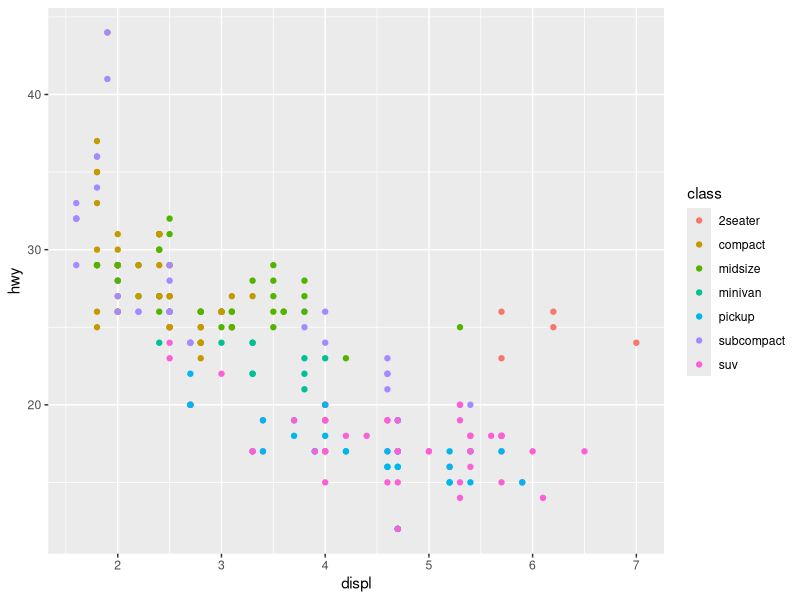
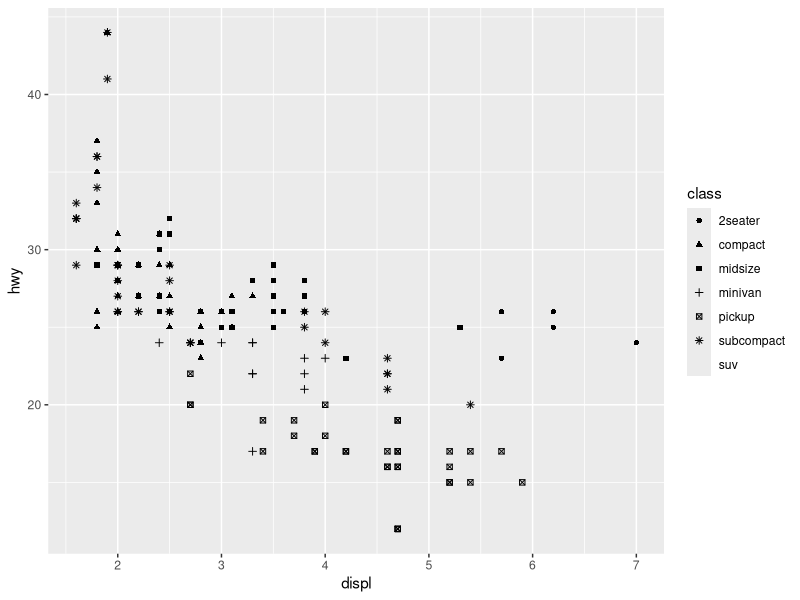
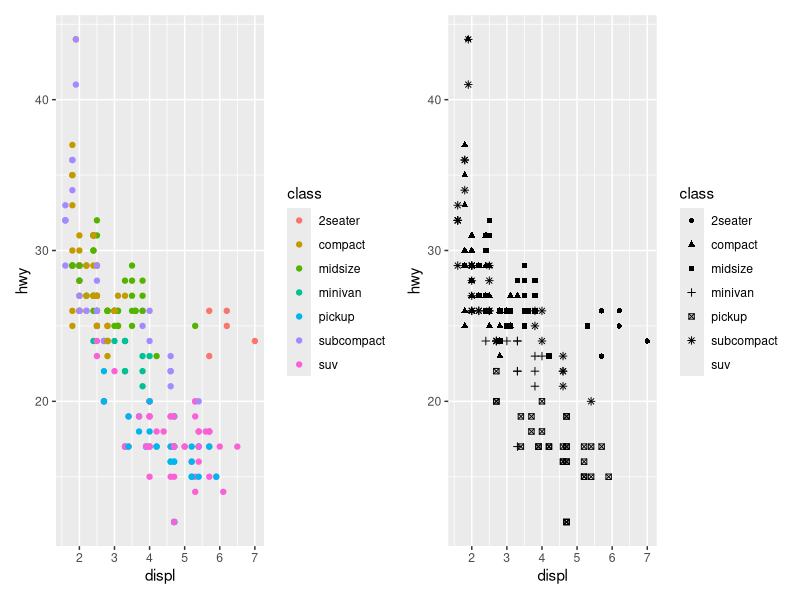
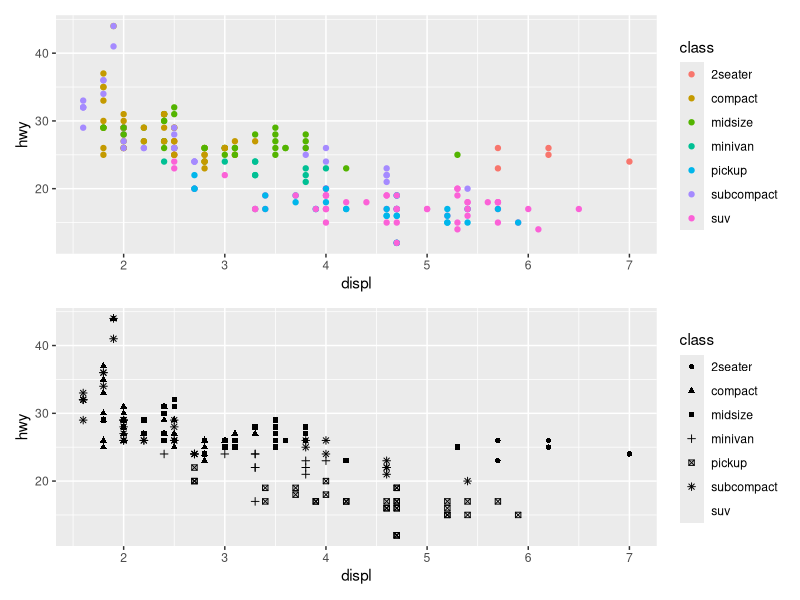
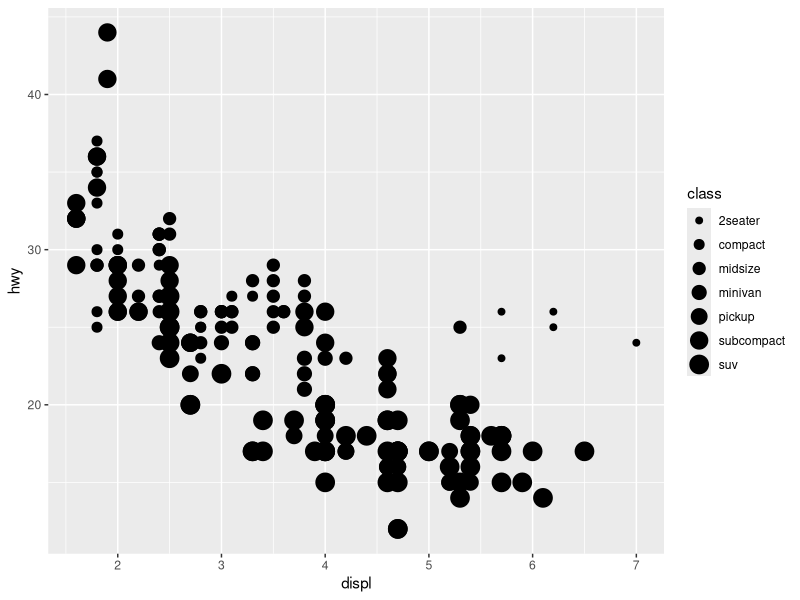
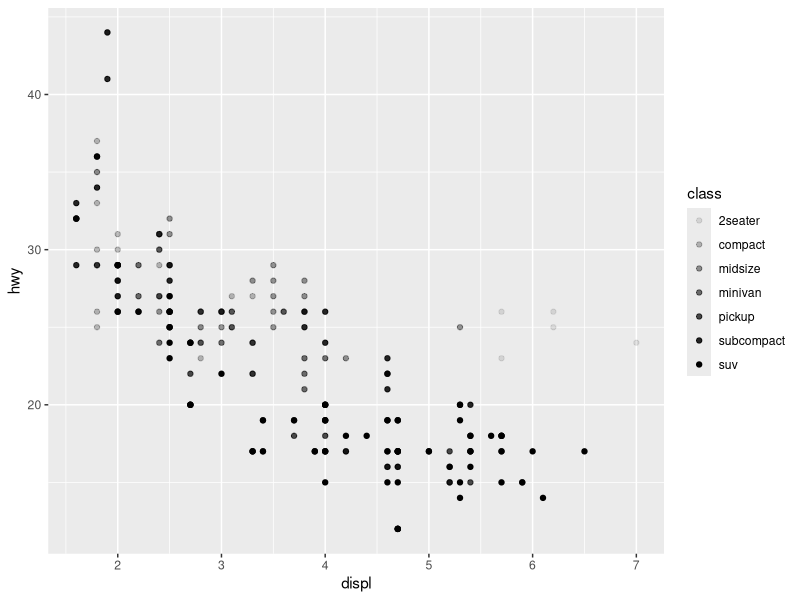
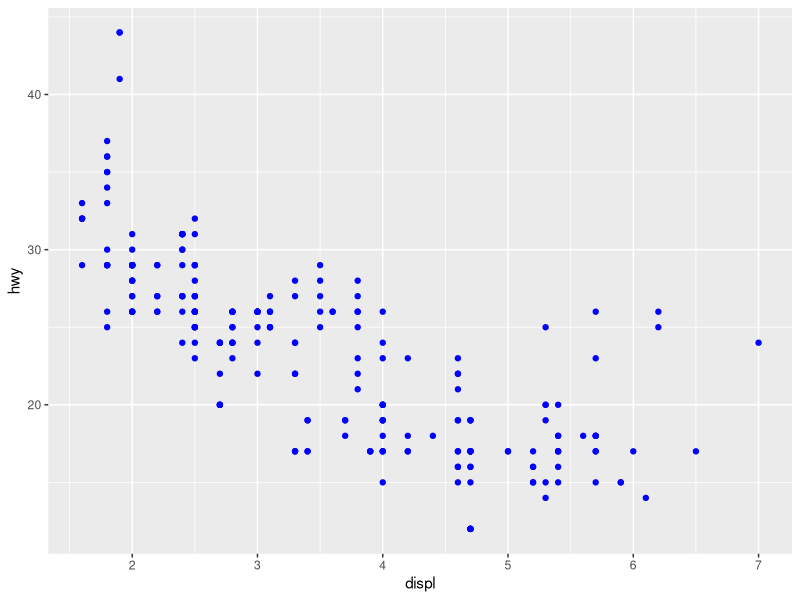
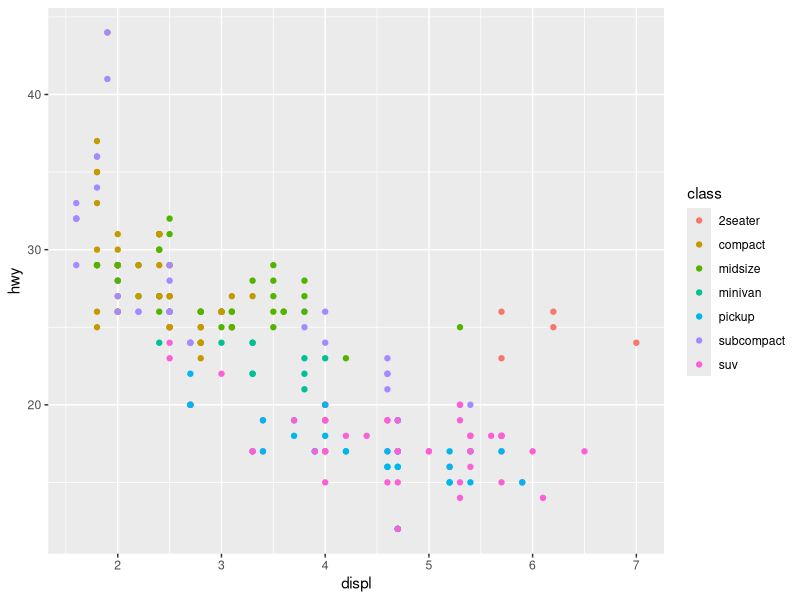

Source code (R) for these figures, in order:
## ---- chunk 1
library(tidyverse)           # for ggplot2 and mpg
library(patchwork)           # for combining plots
library(scales)              # for axis formatting
## ---- chunk 2
?mpg
names(mpg)
## ---- chunk 3
# Mapping class to color works well
ggplot(mpg, aes(x = displ, y = hwy, color = class)) +
  geom_point()
## ---- chunk 4
# Mapping class to shape produces warnings
ggplot(mpg, aes(x = displ, y = hwy, shape = class)) +
  geom_point()
## ---- chunk 5
# Save plots to variables
p1 <- ggplot(mpg, aes(x = displ, y = hwy, color = class)) +
  geom_point()

p2 <- ggplot(mpg, aes(x = displ, y = hwy, shape = class)) +
  geom_point()

# Combine side-by-side with +
p1 + p2
## ---- chunk 6
# Stack plots vertically
p1 / p2
## ---- chunk 7
# class mapped to size
ggplot(mpg, aes(x = displ, y = hwy, size = class)) +
  geom_point() 
## ---- chunk 8
# class mapped to alpha
ggplot(mpg, aes(x = displ, y = hwy, alpha = class)) +
  geom_point() 
## ---- chunk 9
ggplot(mpg, aes(x = displ, y = hwy)) + 
  geom_point(color = "blue") 
## ---- chunk 10
ggplot(mpg, aes(x = displ, y = hwy, color = class)) +
  geom_point()
## ---- chunk 11
shapes <- tibble(
  shape = c(0, 1, 2, 5, 3, 4, 6:19, 20, 21, 22, 23, 24),
  x = (0:24 %/% 5) / 2,
  y = (-(0:24 %% 5)) / 4
)

ggplot(shapes, aes(x, y)) + 
  geom_point(aes(shape = shape), size = 5, fill = "red") +
  geom_text(aes(label = shape), hjust = 0, nudge_x = 0.15) +
  scale_shape_identity() +
  expand_limits(x = 4.1) +
  scale_x_continuous(NULL, breaks = NULL) + 
  scale_y_continuous(NULL, breaks = NULL, limits = c(-1.2, 0.2)) + 
  theme_minimal() +
  theme(aspect.ratio = 1/2.75)
## ---- chunk 12
# color varies by class (class is a column in mpg)
ggplot(mpg, aes(x = displ, y = hwy, color = class)) +
  geom_point()
## ---- chunk 13
# all points are pink
ggplot(mpg, aes(x = displ, y = hwy)) +
  geom_point(color = "pink", size = 3)
## ---- chunk 14
ggplot(mpg, aes(x = hwy, y = displ)) +
  geom_point(color = "pink", shape = 24, size = 3, fill = "pink")
## ---- chunk 15
# Stroke controls the width of the edge/border for the shapes (21-25)
# that have a fill aesthetic.

ggplot(mpg, aes(x = hwy, y = displ)) +
  geom_point(color = "black", shape = 24, size = 3, fill = "pink", stroke=5)
## ---- chunk 16
ggplot(mpg) + 
  geom_point(aes(x = displ, y = hwy, color = "blue"))
## ---- chunk 17
# Correct: color is a constant, so it goes outside aes()
ggplot(mpg) + 
  geom_point(aes(x = displ, y = hwy), color = "blue")
## ---- chunk 18
# Correct: class is from data, so it goes inside aes()
ggplot(mpg, aes(x = displ, y = hwy)) +
  geom_point(aes(color = class), size = 3)
## ---- chunk 19
ggplot(mpg) + geom_point(aes(x = displ, y = hwy))
## ---- chunk 20
# It creates a logical variable with values `TRUE` and `FALSE` 
# for cars with displacement values below and above 5. 

# Notice color is inside aes() because we're creating a variable
# from the data (the result of displ < 5).

ggplot(mpg) + 
  geom_point(aes(x = displ, y = hwy, color = displ < 5)) 
## ---- chunk 21
# Scatterplot
ggplot(mpg, aes(x = displ, y = hwy)) +  
  geom_point() 
## ---- chunk 22
# Smooth line
ggplot(mpg, aes(x = displ, y = hwy)) + 
  geom_smooth()
## ---- chunk 23
# Shape doesn't work with geom_smooth - no legend appears
ggplot(mpg, aes(x = displ, y = hwy, shape = drv)) + 
  geom_smooth()
## ---- chunk 24
# Linetype DOES work with geom_smooth
ggplot(mpg, aes(x = displ, y = hwy, linetype = drv)) + 
  geom_smooth()
## ---- chunk 25
ggplot(mpg, aes(x = displ, y = hwy, color = drv)) +
  geom_point() + 
  geom_smooth(aes(linetype = drv))
## ---- chunk 26
ggplot(mpg, aes(x = displ, y = hwy)) +
  geom_point() +
  geom_point(
   data  = mpg |> filter(class == '2seater'),
    color = "red",
    size = 3
  )
## ---- chunk 27
# Histogram shows distribution
ggplot(mpg, aes(x = hwy)) + 
  geom_histogram(binwidth = 2)
## ---- chunk 28
# Density plot shows smooth distribution
ggplot(mpg, aes(x = hwy)) + 
  geom_density()
## ---- chunk 29
# Boxplot shows summary statistics and outliers
ggplot(mpg, aes(x = hwy)) + 
  geom_boxplot()
## ---- chunk 30
ggplot(mpg, aes(x = displ, y = hwy)) +
  geom_smooth(aes(color = drv))
## ---- chunk 31
ggplot(mpg, aes(x = displ, y = hwy)) +
  geom_smooth(se = FALSE)
## ---- chunk 32
ggplot(mpg, aes(x = displ, y = hwy)) +
  geom_point() +
  geom_smooth()

ggplot() +
  geom_point(data = mpg, mapping = aes(x = displ, y = hwy)) +
  geom_smooth(data = mpg, mapping = aes(x = displ, y = hwy))
## ---- chunk 33
ggplot(mpg, aes(x = displ, y = hwy)) +
  geom_point() +
  facet_wrap(~ class, nrow = 2)
## ---- chunk 34
ggplot(mpg, aes(x = displ, y = hwy)) +
  geom_point() +
  facet_grid(drv ~ cyl)
## ---- chunk 35
ggplot(mpg, aes(x = displ, y = hwy)) +
  geom_point() +
  facet_grid(drv ~ cyl, scales = "free_y")
## ---- chunk 36
ggplot(mpg, aes(x = drv, y = cyl)) + 
  geom_point()
## ---- chunk 37
ggplot(mpg, aes(x = drv, y = cyl)) + 
  geom_point() +
  facet_wrap(~ hwy)
## ---- chunk 38
ggplot(mpg, aes(x = drv, y = cyl)) + 
  geom_point()
## ---- chunk 39
ggplot(mpg, aes(x = drv, y = cyl)) + 
  geom_point() +
  facet_grid(drv ~ cyl)
## ---- chunk 40
ggplot(mpg, aes(x = displ, y = hwy)) +
  geom_point() +
  facet_grid(drv ~ .)

ggplot(mpg, aes(x = displ, y = hwy)) +
  geom_point() +
  facet_grid(. ~ cyl)
## ---- chunk 41
ggplot(mpg, aes(x = displ, y = hwy)) +
  geom_point() +
  facet_grid(drv ~ .)

ggplot(mpg, aes(x = displ, y = hwy)) +
  geom_point() +
  facet_grid(. ~ cyl)
## ---- chunk 42
ggplot(mpg, aes(x = displ, y = hwy)) +
  geom_point() +
  facet_wrap(~ class, nrow = 2)
## ---- chunk 43
# Faceting - easier to see within-class patterns
ggplot(mpg, aes(x = displ, y = hwy)) +
  geom_point() +
  facet_wrap(~ class, nrow = 2)

# Color - easier to compare across classes
ggplot(mpg, aes(x = displ, y = hwy, color = class)) +
  geom_point()
## ---- chunk 44
ggplot(diamonds, aes(x = cut)) + 
  geom_bar()
## ---- chunk 45
diamonds |>
  count(cut) |>
  ggplot(aes(x = cut, y = n)) +
  geom_bar(stat = "identity")
## ---- chunk 46
ggplot(diamonds, aes(x = cut, y = after_stat(prop), group = 1)) +
  geom_bar()
## ---- chunk 47
# geom_bar counts for you
ggplot(mpg, aes(x = class)) + 
  geom_bar()

# geom_col requires pre-counted data
mpg |>
  count(class) |>
  ggplot(aes(x = class, y = n)) +
  geom_col()
## ---- chunk 48
# Color only affects the outline
ggplot(mpg, aes(x = drv, color = drv)) + 
  geom_bar()
## ---- chunk 49
# Fill colors the inside of the bars
ggplot(mpg, aes(x = drv, fill = drv)) + 
  geom_bar()
## ---- chunk 50
ggplot(mpg, aes(x = drv, fill = class)) + 
  geom_bar()
## ---- chunk 51
# Fill makes all bars the same height (shows proportions)
ggplot(mpg, aes(x = drv, fill = class)) +
  geom_bar(position = "fill")
## ---- chunk 52
# Dodge places bars side-by-side
ggplot(mpg, aes(x = drv, fill = class)) +
  geom_bar(position = "dodge")
## ---- chunk 53
ggplot(mpg, aes(x = displ, y = hwy)) + 
  geom_point()
## ---- chunk 54
ggplot(mpg, aes(x = displ, y = hwy)) + 
  geom_point(position = "jitter")
## ---- chunk 55
ggplot(mpg, aes(x = cty, y = hwy)) +
  geom_point()
## ---- chunk 56
# Solution 1: Add jitter
ggplot(mpg, aes(x = cty, y = hwy)) +
  geom_jitter()

# Solution 2: Use position = "jitter"
ggplot(mpg, aes(x = cty, y = hwy)) +
  geom_point(position = "jitter")
## ---- chunk 57
ggplot(mpg, aes(x = displ, y = hwy)) +
  geom_point() 

ggplot(mpg, aes(x = displ, y = hwy)) +
  geom_point(position = "identity") 
## ---- chunk 58
ggplot(mpg, aes(x = displ, y = hwy)) +
  geom_point() 
## ---- chunk 59
# Default jitter
ggplot(mpg, aes(x = displ, y = hwy)) + 
  geom_jitter()

# Custom jitter amount
ggplot(mpg, aes(x = displ, y = hwy)) + 
  geom_jitter(width = 0.5, height = 0.5)
## ---- chunk 60
g <- ggplot(mpg, aes(x = displ, y = hwy))
## ---- chunk 61
# Jitter spreads points out
g + geom_jitter()
## ---- chunk 62
# Count sizes points by number of observations
g + geom_count()
## ---- chunk 63
# Default position (dodge2)
ggplot(mpg, aes(x = class, y = hwy, fill = drv)) +
  geom_boxplot()

# Explicitly setting position to dodge2 (same result)
ggplot(mpg, aes(x = class, y = hwy, fill = drv)) +
  geom_boxplot(position = "dodge2")
